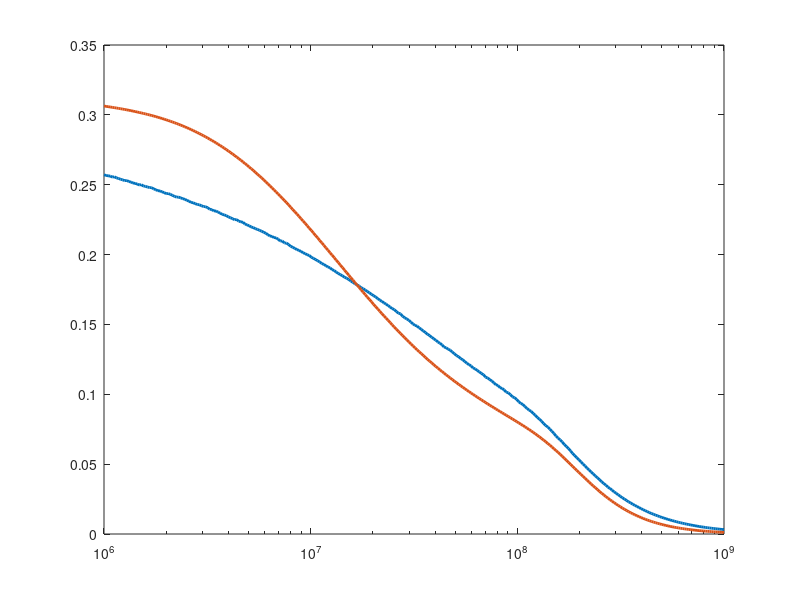

Reproduce this figure in MATLAB. (Note: this script raises an error after producing the figure.)
% Generating Fig.5 from 2410.18186
% (dNeff vs. f/C for tau decays to muon and axion) 

% Import the dNeff data
dNeff_data = importdata('dNeff_fa_tau_dec.dat',',',1);
fa_x = dNeff_data.data(:,1);
dNeff_GG_y = dNeff_data.data(:,2); % dNeff from nBE
dNeff_full_y = dNeff_data.data(:,3); % dNeff from fBE


figure1=figure();
axes1 = axes('Parent',figure1);
semilogx(fa_x,dNeff_full_y,'LineWidth',2); 
hold on;
plot(fa_x,dNeff_GG_y,'LineWidth',2);
yline(0.3,'--','LineWidth',2,'Color',[0.7176 0.2745 1.0]); % Planck
yline(0.1,'--','LineWidth',2,'Color',[0.929 0.694 0.125]); % Simons obs.
yline(0.054,'--','LineWidth',2,'Color',[0.466 0.674 0.188]); % CMB-S4
grid on;
xlabel('f_a/C_{\tau\mu} [{\rm GeV}]','Interpreter','tex');
ylabel('\Delta N_{\rm eff}','Interpreter','tex')
set(axes1,'FontSize',25,'XMinorTick','on','XScale','log','YMinorTick','on',...
    'YScale','linear');
% Create textboxes
annotation(figure1,'textbox',...
    [0.704,0.817,0.35,0.0577],...
    'Color',[0.7176 0.2745 1.0],...
    'String','Planck (2σ)',...
    'FontSize',25,...
    'FitBoxToText','off',...
    'EdgeColor','none');
annotation(figure1,'textbox',...
    [0.1484 0.3661 0.3523 0.0577],...
    'Color',[0.929 0.694 0.125],...
    'String','Simons Obs. (2σ)',...
    'FontSize',25,...
    'FitBoxToText','off',...
    'EdgeColor','none');
annotation(figure1,'textbox',...
    [0.1514 0.2565 0.3485 0.0577],...
    'Color',[0.466 0.674 0.188],...
    'String','CMB-S4 (2σ)',...
    'FontSize',25,...
    'FitBoxToText','off',...
    'EdgeColor','none');
hold off;

